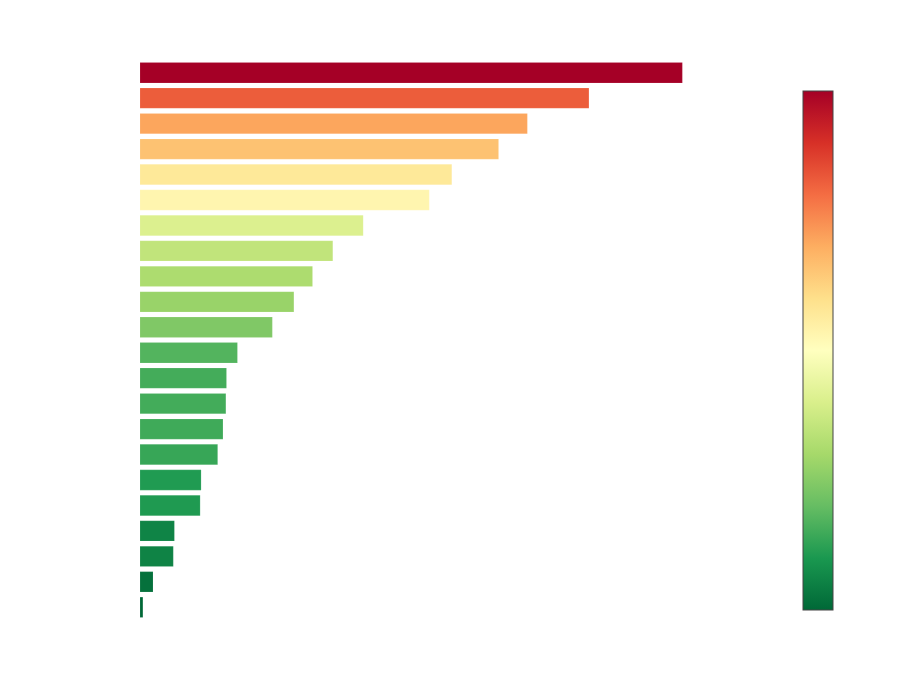

Notebook cell for this chart:
### Markdown cell above
## 3.8 · Circuit Competitiveness — P1–P2 Gap
*RQ3 — Which circuits produced the most competitive races?*

### Code cell
p2c = df_master[(df_master['finish_position']==2) &
                   (df_master['time_retired'].str.startswith('+', na=False)) &
                   (~df_master['time_retired'].str.contains('lap', na=False))].copy()
p2c['gap_sec'] = pd.to_numeric(p2c['time_retired'].str.replace('+','',regex=False), errors='coerce')
circ = (p2c.groupby('track')['gap_sec'].mean().reset_index()
            .rename(columns={'gap_sec':'avg_gap'})
            .sort_values('avg_gap', ascending=False))
circ['avg_gap'] = circ['avg_gap'].round(2)

fig = go.Figure(go.Bar(
    x=circ['avg_gap'], y=circ['track'], orientation='h',
    marker=dict(color=circ['avg_gap'], colorscale='RdYlGn_r', showscale=True,
                colorbar=dict(title='Gap (s)', tickfont=dict(color=WHITE), title_font=dict(color=WHITE)),
                line=dict(color='rgba(255,255,255,0.2)', width=0.6)),
    text=[f"{v:.2f}s" for v in circ['avg_gap']], textposition='outside',
    hovertemplate='<b>%{y}</b><br>Avg P1–P2 gap: %{x:.2f}s<extra></extra>',
))
fig.update_layout(**layout_base,
    title=dict(text='Circuit Competitiveness — Average P1–P2 Gap by Race',
               font=dict(size=18,color=WHITE), x=0.02),
    xaxis=dict(title='Average Gap (seconds)', gridcolor='rgba(255,255,255,0.1)',
               color=WHITE, range=[0, circ['avg_gap'].max()*1.18]),
    yaxis=dict(categoryorder='total ascending', color=WHITE),
    height=680, margin=dict(l=140,r=120,t=60,b=60))
fig.show()

### Figure 1 — Plotly figure (JSON) as saved in the notebook; plotly's stock layout.template omitted (floating-point values rounded to 4 significant figures)
{"data": [{"hovertemplate": "<b>%{y}</b><br>Avg P1–P2 gap: %{x:.2f}s<extra></extra>", "marker": {"color": [33.73, 27.92, 24.09, 22.3, 19.39, 17.99, 13.88, 11.99, 10.73, 9.57, 8.23, 6.06, 5.38, 5.34, 5.16, 4.83, 3.8, 3.74, 2.14, 2.07, 0.81, 0.18], "colorbar": {"tickfont": {"color": "#FFFFFF"}, "title": {"font": {"color": "#FFFFFF"}, "text": "Gap (s)"}}, "colorscale": [[0, "rgb(0,104,55)"], [0.1, "rgb(26,152,80)"], [0.2, "rgb(102,189,99)"], [0.3, "rgb(166,217,106)"], [0.4, "rgb(217,239,139)"], [0.5, "rgb(255,255,191)"], [0.6, "rgb(254,224,139)"], [0.7, "rgb(253,174,97)"], [0.8, "rgb(244,109,67)"], [0.9, "rgb(215,48,39)"], [1, "rgb(165,0,38)"]], "line": {"color": "rgba(255,255,255,0.2)", "width": 0.6}, "showscale": true}, "orientation": "h", "text": ["33.73s", "27.92s", "24.09s", "22.30s", "19.39s", "17.99s", "13.88s", "11.99s", "10.73s", "9.57s", "8.23s", "6.06s", "5.38s", "5.34s", "5.16s", "4.83s", "3.80s", "3.74s", "2.14s", "2.07s", "0.81s", "0.18s"], "textposition": "outside", "type": "bar", "x": [33.73, 27.92, 24.09, 22.3, 19.39, 17.99, 13.88, 11.99, 10.73, 9.57, 8.23, 6.06, 5.38, 5.34, 5.16, 4.83, 3.8, 3.74, 2.14, 2.07, 0.81, 0.18], "y": ["Hungary", "Monaco", "Spain", "Belgium", "Japan", "Abu Dhabi", "Mexico", "Bahrain", "United States", "Canada", "Brazil", "Italy", "Miami", "Saudi Arabia", "Austria", "Qatar", "Great Britain", "Netherlands", "Azerbaijan", "Las Vegas", "Singapore", "Australia"]}], "layout": {"font": {"color": "#FFFFFF", "family": "Arial"}, "height": 680, "hoverlabel": {"bgcolor": "#1A1A24", "font": {"color": "#FFFFFF"}}, "margin": {"b": 60, "l": 140, "r": 120, "t": 60}, "paper_bgcolor": "rgba(0,0,0,0)", "plot_bgcolor": "rgba(0,0,0,0)", "title": {"font": {"color": "#FFFFFF", "size": 18}, "text": "Circuit Competitiveness — Average P1–P2 Gap by Race", "x": 0.02}, "xaxis": {"color": "#FFFFFF", "gridcolor": "rgba(255,255,255,0.1)", "range": [0, 39.8], "title": {"text": "Average Gap (seconds)"}}, "yaxis": {"categoryorder": "total ascending", "color": "#FFFFFF"}}}
